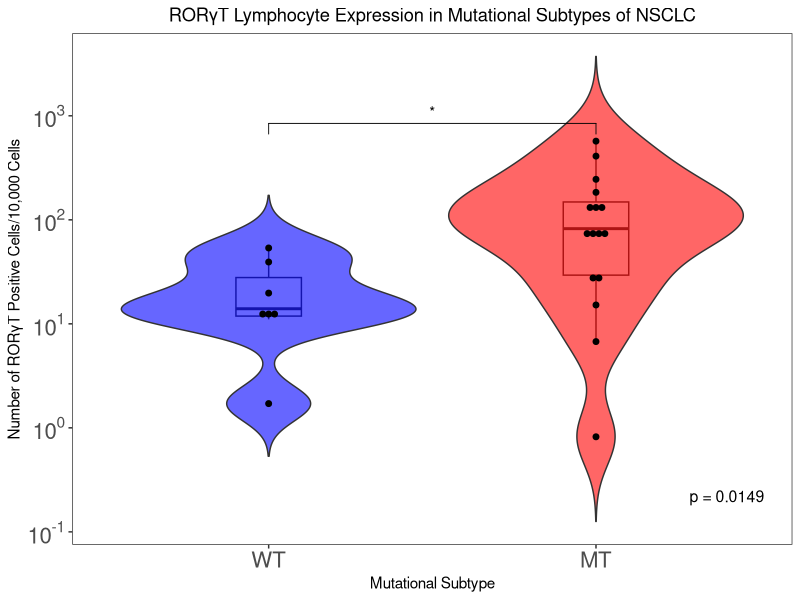

Write the R code that produced this figure.
## Analysis Script ##


# Change wd and load packages
setwd()

library(ggpubr)
library(ggplot2)
library(scales)


# Mann-Whitney U Test #

# Import CSV created in excel
mt_vs_wt_data <- read.csv("all_mt_vs_wt.csv")

# Subsetting dependent on if WT or MT
s_wt <- mt_vs_wt_data[mt_vs_wt_data$mutation == "WT", ]
s_mt <- mt_vs_wt_data[mt_vs_wt_data$mutation == "MT", ]

wt_rorgt <- s_wt$rorgt
mt_rorgt <- s_mt$rorgt

# Running the Mann-Whitney U Test ('wilcox.test')
stat_result <- wilcox.test(wt_rorgt, mt_rorgt)
stat_result
pVal_1 <- wilcox.test(wt_rorgt, mt_rorgt)$p.value
pVal_2 <- format(round(pVal_1, 4), nsmall = 4)
pVal_3 <- paste("p = ", pVal_2, sep = "")


# Violin Plot #

# Violin plot fill colours
cbcols <- c("WT" = "#0000FF",
            "MT" = "#FF0000")

# Specifying the order of the groups (vs being alphabetised)
## List of comparisons for 'ggpubr' stats
mt_vs_wt_data$mutation <- factor(mt_vs_wt_data$mutation, levels = c("WT", "MT"))
my_comparisons <- list(c("WT", "MT"))

# Violin plotting, stats and start export
cairo_pdf("./Test_Export/violin_1.pdf")
violin_1 <- ggplot(mt_vs_wt_data, aes(x = mutation, y = rorgt)) +
  geom_boxplot(alpha = 0.5, width = 0.2) + 
  geom_violin(trim = F, aes(mutation, fill = mutation),
              scale = "width", alpha = 0.6) +
  geom_dotplot(binaxis = "y", stackdir = "center", 
               dotsize = 0.5, color = "Black", fill = "Black") +
  scale_y_log10(breaks = trans_breaks("log10", function(x) 10^x),
                labels = trans_format("log10", math_format(10^.x))) +
  scale_fill_manual(values = cbcols) +
  labs(x = "Mutational Subtype", y = "Number of ROR\u03B3T Positive Cells/10,000 Cells") +
  theme_bw() +
  theme(axis.text = element_text(size = 16)) +
  theme(panel.grid.major = element_blank(), panel.grid.minor = element_blank()) +
  theme(legend.position = "none") + 
  ggtitle("ROR\u03B3T Lymphocyte Expression in Mutational Subtypes of NSCLC") +
  theme(plot.title = element_text(hjust = 0.5)) +
  stat_compare_means(comparisons = my_comparisons,
                     label = "p.signif", method = "wilcox.test") +
  annotate("text", label = pVal_3, x = 2.4, y = 0.22, size = 4)

# View plot and save
violin_1
dev.off()

